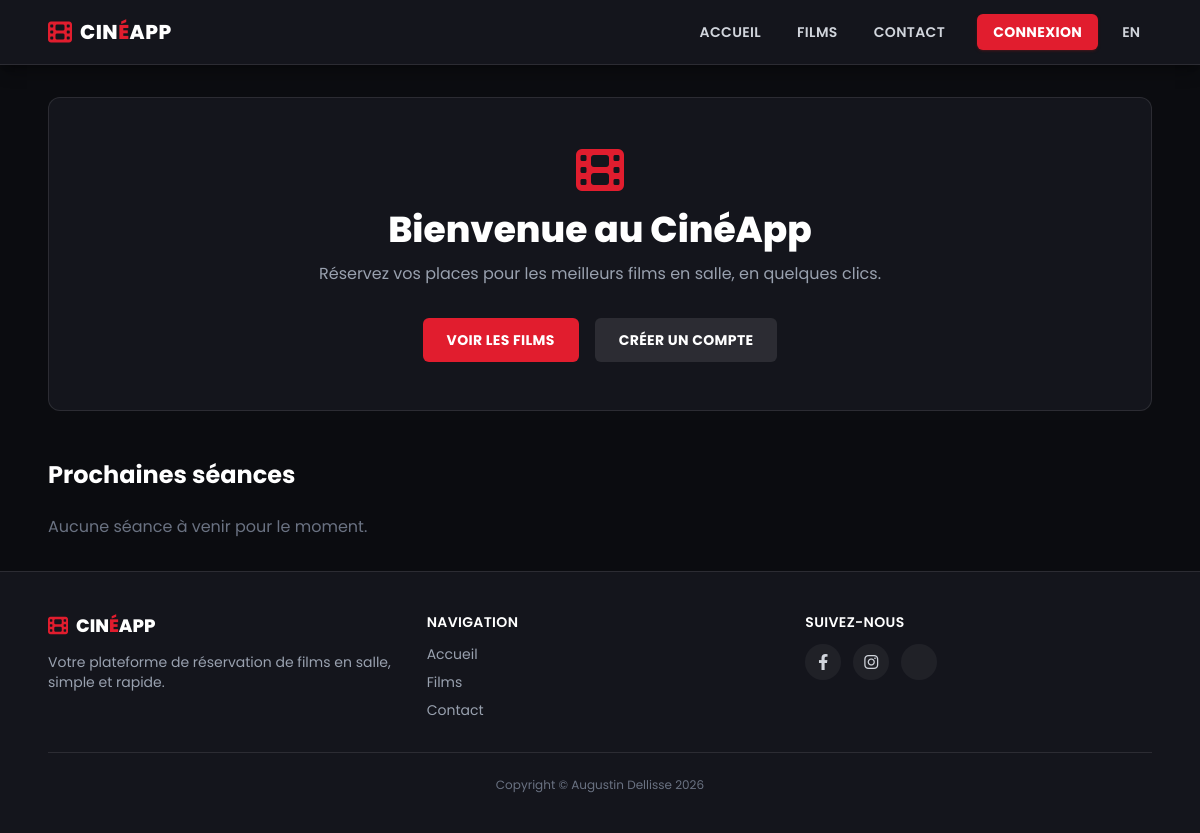
The app's page /, older data.
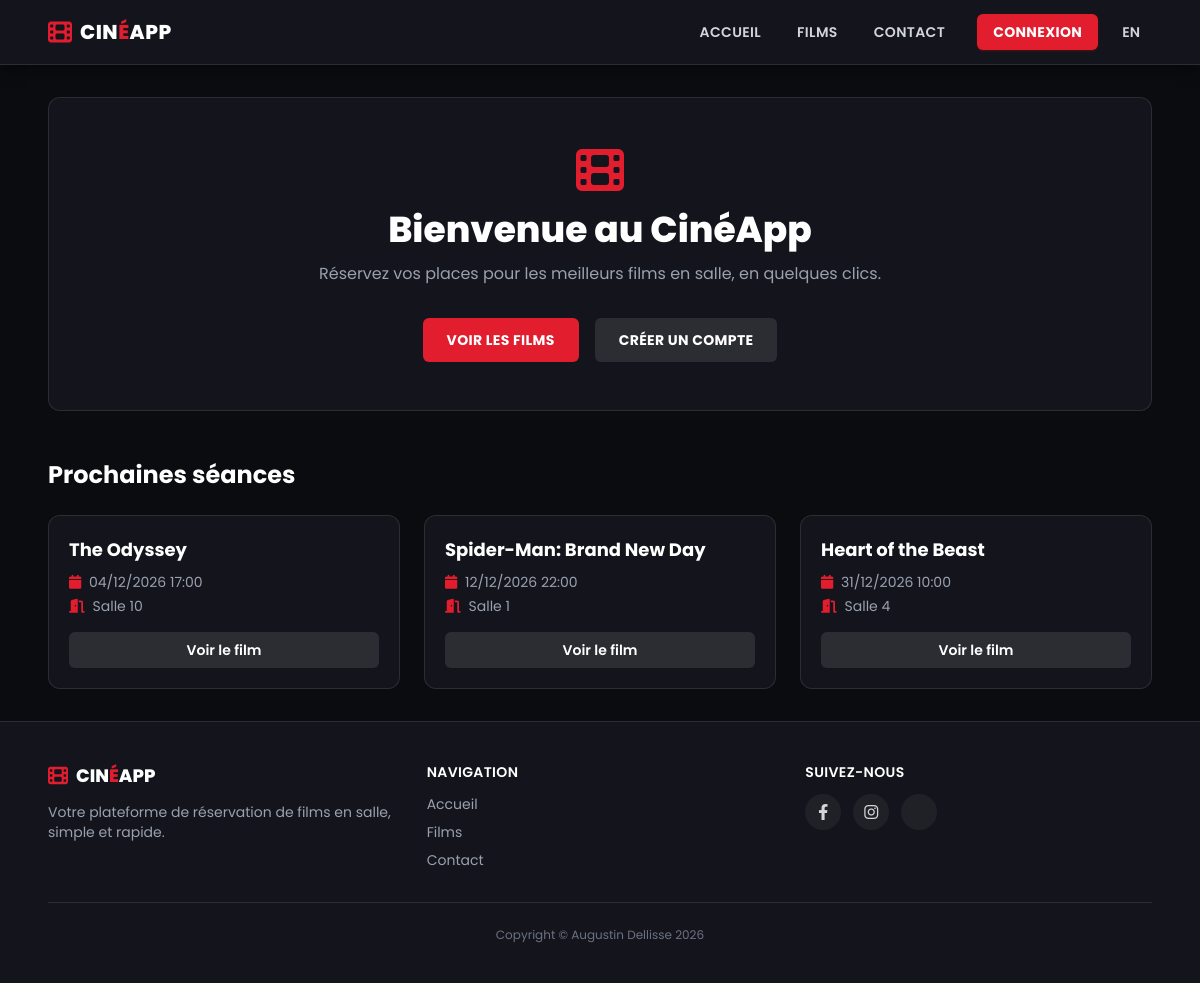
The same page, newer data.
### cinema_app/models.py (models this page shows, shortened)
class Screening(models.Model): # Careful to not overlap 2 screenings in same room at same time
    movie = models.ForeignKey(Movie, verbose_name="Film", related_name='screenings', on_delete=models.CASCADE)
    cinema_room = models.ForeignKey('CinemaRoom', verbose_name="Salle de cinéma", related_name='screenings', on_delete=models.CASCADE)
    screening_time = models.DateTimeField(verbose_name="Heure de projection")
    class Meta:
        ordering = ('screening_time', )
        verbose_name = "projection"
        verbose_name_plural = "projections"

class Movie(models.Model):
    title = models.CharField(max_length=100, verbose_name="Titre")
    description = models.TextField(verbose_name="Description")
    duration = models.PositiveIntegerField(verbose_name="Durée (minutes)")
    release_date = models.DateField(verbose_name="Date de sortie")
    movie_poster = models.ImageField(default="", upload_to='movie_posters/', verbose_name="Image")
    genre = models.ForeignKey(Genre, verbose_name="Genre", related_name='movies', blank=True, null=True, on_delete=models.SET_NULL)
    class Meta:
        ordering = ('title', )
        verbose_name = "film"
        verbose_name_plural = "films"

class CinemaRoom(models.Model):
    number = models.PositiveIntegerField(verbose_name="Numéro", unique=True)
    capacity = models.PositiveIntegerField(verbose_name="Capacité")
    class Meta:
        ordering = ('number', )
        verbose_name = "salle de cinéma"
        verbose_name_plural = "salles de cinéma"

### cinema_app/views.py (the view)
# urls.py: path('', views.IndexView.as_view(), name='index'),
class IndexView(View):
    def get(self, request):
        prochaines_seances = Screening.objects.select_related('movie', 'cinema_room').filter(
            screening_time__gte=timezone.now()
        ).order_by('screening_time')[:3]
        return render(request, 'cinema_app/index.html', {
            'prochaines_seances': prochaines_seances,
        })

### cinema_app/context_processors.py (called while the page is built)
def cinema_info(request):
    return {
        'current_year': datetime.date.today().year,
    }

def employee_access(request):
    return {'is_employee': is_employee(request.user)}

### employee_app/mixins.py (called while the page is built)
def is_employee(user):
    return user.is_authenticated and (
        user.is_superuser or user.groups.filter(name__in=EMPLOYEE_GROUPS).exists()
    )

### cinema_app/templates/cinema_app/index.html (shortened to what this page needs)
{% extends 'base.html' %}
{% load i18n %}
{% block content %}
<div class="bg-cinema-dark border border-white/10 rounded-xl p-12 text-center mb-12">
    <i class="fa-solid fa-film text-cinema-red text-5xl mb-4"></i>
    <h2 class="text-4xl font-extrabold text-white mb-3">{% translate "Bienvenue au CinéApp" %}</h2>
    <p class="text-gray-400 max-w-xl mx-auto mb-8">
        {% translate "Réservez vos places pour les meilleurs films en salle, en quelques clics." %}
    </p>
    <div class="flex justify-center gap-4">
        <a href="{% url 'movies' %}"
           class="px-6 py-3 rounded-md bg-cinema-red text-white font-bold uppercase tracking-wide text-sm hover:bg-red-700 transition-colors">
            {% translate "Voir les films" %}
        </a>
        {% if not user.is_authenticated %}
        <a href="{% url 'register' %}"
           class="px-6 py-3 rounded-md bg-white/10 text-white font-bold uppercase tracking-wide text-sm hover:bg-white/20 transition-colors">
            {% translate "Créer un compte" %}
        </a>
        {% endif %}
    </div>
</div>
<h3 class="text-2xl font-bold text-white mb-6">{% translate "Prochaines séances" %}</h3>
{% if prochaines_seances %}
<div class="grid grid-cols-3 gap-6">
    {% for screening in prochaines_seances %}
    <div class="bg-cinema-dark border border-white/10 rounded-xl p-5">
        <h4 class="text-white font-bold text-lg mb-2 truncate">{{ screening.movie.title }}</h4>
        <p class="text-gray-400 text-sm mb-1">
            <i class="fa-solid fa-calendar text-cinema-red mr-1"></i>
            {{ screening.screening_time|date:"d/m/Y H:i" }}
        </p>
        <p class="text-gray-400 text-sm mb-4">
            <i class="fa-solid fa-door-open text-cinema-red mr-1"></i>
        </p>
        <a href="{% url 'movie' screening.movie.id %}"
           class="block text-center px-4 py-2 rounded-md bg-white/10 text-white font-semibold text-sm hover:bg-white/20 transition-colors">
            {% translate "Voir le film" %}
        </a>
    </div>
    {% endfor %}
</div>
{% else %}
<p class="text-gray-500">{% translate "Aucune séance à venir pour le moment." %}</p>
{% endif %}
{% endblock %}

Row changes from the older to the newer data that the page shows:
added Screening: movie "The Odyssey", screening_time "04/12/2026 17:00"
added Screening: movie "Spider-Man: Brand New Day", screening_time "12/12/2026 22:00"
added Screening: movie "Heart of the Beast", screening_time "31/12/2026 10:00"
Text that changed along with them:
text no longer shown: "Aucune séance à venir pour le moment."
